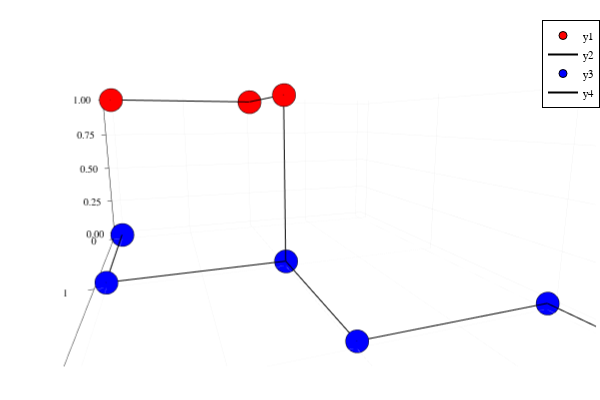

The code cell stored with this chart in its notebook:
### Code cell
p1 = e0
p2 = ex
p3 = ex + ey
p4 = p3 + ez
p5 = p4 - ex
p6 = p5 - ey
points = [p1,p2,p3,p4,p5,p6]
#points = [p + 0.05*2*(Point()-(ex+ey+ez)) for p in points]
Q = stair(5)
#P = PolygonalNew([p + 0.05*2*(Point()-(ex+ey+ez)) for p in points])
P = PolygonalNew(points)
p = plot()
#plotChain!(P,"red")
#plotChain!(Q,"blue")

### Figure 1 — Plotly figure (JSON) as saved in the notebook; plotly's stock layout.template omitted (floating-point values rounded to 4 significant figures)
{"data": [{"colorbar": {"title": {"text": ""}}, "legendgroup": "y1", "marker": {"color": "rgba(255, 0, 0, 1.000)", "line": {"color": "rgba(0, 0, 0, 1)", "width": 1}, "size": 8, "symbol": "circle"}, "mode": "markers", "name": "y1", "scene": "scene", "showlegend": true, "type": "scatter3d", "x": [0, 1, 1, 1, 0, 0], "xaxis": "x", "y": [0, 0, 1, 1, 1, 0], "yaxis": "y", "z": [0, 0, 0, 1, 1, 1], "zaxis": "z", "zmax": null, "zmin": null}, {"colorbar": {"title": {"text": ""}}, "legendgroup": "y2", "line": {"color": "rgba(0, 0, 0, 1)", "dash": "solid", "shape": "linear", "width": 2}, "mode": "lines", "name": "y2", "scene": "scene", "showlegend": true, "type": "scatter3d", "x": [0, 1, 1, 1, 0, 0], "xaxis": "x", "y": [0, 0, 1, 1, 1, 0], "yaxis": "y", "z": [0, 0, 0, 1, 1, 1], "zaxis": "z", "zmax": null, "zmin": null}, {"colorbar": {"title": {"text": ""}}, "legendgroup": "y3", "marker": {"color": "rgba(0, 0, 255, 1.000)", "line": {"color": "rgba(0, 0, 0, 1)", "width": 1}, "size": 8, "symbol": "circle"}, "mode": "markers", "name": "y3", "scene": "scene", "showlegend": true, "type": "scatter3d", "x": [0, 1, 1, 2, 2, 3], "xaxis": "x", "y": [0, 0, 1, 1, 2, 2], "yaxis": "y", "z": [0, 0, 0, 0, 0, 0], "zaxis": "z", "zmax": null, "zmin": null}, {"colorbar": {"title": {"text": ""}}, "legendgroup": "y4", "line": {"color": "rgba(0, 0, 0, 1)", "dash": "solid", "shape": "linear", "width": 2}, "mode": "lines", "name": "y4", "scene": "scene", "showlegend": true, "type": "scatter3d", "x": [0, 1, 1, 2, 2, 3], "xaxis": "x", "y": [0, 0, 1, 1, 2, 2], "yaxis": "y", "z": [0, 0, 0, 0, 0, 0], "zaxis": "z", "zmax": null, "zmin": null}], "layout": {"annotations": [], "height": 400, "legend": {"bgcolor": "rgba(255, 255, 255, 1.000)", "bordercolor": "rgba(0, 0, 0, 1)", "borderwidth": 1, "font": {"color": "rgba(0, 0, 0, 1)", "family": "sans-serif", "size": 11}, "title": {"font": {"color": "rgba(0, 0, 0, 1)", "family": "sans-serif", "size": 15}, "text": ""}, "tracegroupgap": 0, "traceorder": "normal", "x": 1, "xanchor": "auto", "y": 1, "yanchor": "auto"}, "margin": {"b": 20, "l": 0, "r": 0, "t": 20}, "paper_bgcolor": "rgba(255, 255, 255, 1.000)", "plot_bgcolor": "rgba(255, 255, 255, 1.000)", "scene": {"aspectmode": "auto", "aspectratio": {"x": 1.651, "y": 1.101, "z": 0.5503}, "camera": {"center": {"x": 0, "y": 0, "z": 0}, "eye": {"x": 0.9625, "y": -0.3499, "z": 0.1852}, "projection": {"type": "perspective"}, "up": {"x": 0, "y": 0, "z": 1}}, "domain": {"x": [0.05101, 0.9934], "y": [0.03762, 0.9902]}, "xaxis": {"gridcolor": "rgba(0, 0, 0, 0.1)", "gridwidth": 0.5, "linecolor": "rgba(0, 0, 0, 1)", "mirror": false, "range": [-0.09, 3.09], "showgrid": true, "showline": true, "showticklabels": true, "tickangle": 0, "tickcolor": "rgb(0, 0, 0)", "tickfont": {"color": "rgba(0, 0, 0, 1)", "family": "sans-serif", "size": 11}, "tickmode": "array", "ticks": "inside", "ticktext": ["0", "1", "2", "3"], "tickvals": [0, 1, 2, 3], "title": {"font": {"color": "rgba(0, 0, 0, 1)", "family": "sans-serif", "size": 15}, "text": ""}, "type": "linear", "visible": true, "zeroline": false, "zerolinecolor": "rgba(0, 0, 0, 1)"}, "yaxis": {"gridcolor": "rgba(0, 0, 0, 0.1)", "gridwidth": 0.5, "linecolor": "rgba(0, 0, 0, 1)", "mirror": false, "range": [-0.06, 2.06], "showgrid": true, "showline": true, "showticklabels": true, "tickangle": 0, "tickcolor": "rgb(0, 0, 0)", "tickfont": {"color": "rgba(0, 0, 0, 1)", "family": "sans-serif", "size": 11}, "tickmode": "array", "ticks": "inside", "ticktext": ["0.0", "0.5", "1.0", "1.5", "2.0"], "tickvals": [0, 0.5, 1, 1.5, 2], "title": {"font": {"color": "rgba(0, 0, 0, 1)", "family": "sans-serif", "size": 15}, "text": ""}, "type": "linear", "visible": true, "zeroline": false, "zerolinecolor": "rgba(0, 0, 0, 1)"}, "zaxis": {"gridcolor": "rgba(0, 0, 0, 0.1)", "gridwidth": 0.5, "linecolor": "rgba(0, 0, 0, 1)", "mirror": false, "range": [-0.03, 1.03], "showgrid": true, "showline": true, "showticklabels": true, "tickangle": 0, "tickcolor": "rgb(0, 0, 0)", "tickfont": {"color": "rgba(0, 0, 0, 1)", "family": "sans-serif", "size": 11}, "tickmode": "array", "ticks": "inside", "ticktext": ["0.00", "0.25", "0.50", "0.75", "1.00"], "tickvals": [0, 0.25, 0.5, 0.75, 1], "title": {"font": {"color": "rgba(0, 0, 0, 1)", "family": "sans-serif", "size": 15}, "text": ""}, "type": "linear", "visible": true, "zeroline": false, "zerolinecolor": "rgba(0, 0, 0, 1)"}}, "showlegend": true, "width": 600}}
